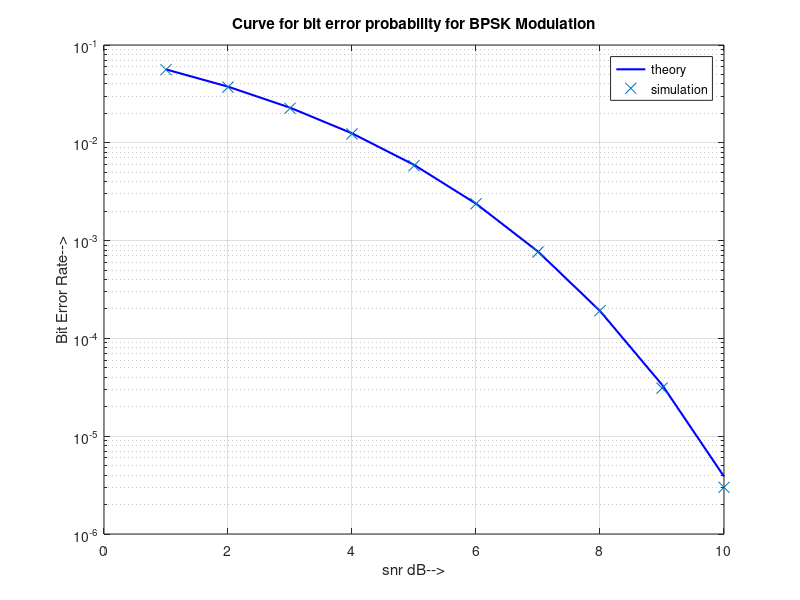

MATLAB code for this plot:
clc;
close all;
N = 10^6;
a = rand(1,N)>0.5;
s = 2*a-1;
snr_dB = 1:1:10;
snr_ratio = 10.^snr_dB/10;
n = 1/sqrt(2).*(randn(1,N)+1i*randn(1,N));
for i = 1:length(snr_dB)
    y = 10^(snr_dB(i)/20).*s + n;
    a_dec = real(y)>0;
    nErr(i) = size(find(a- a_dec),2);
end
simBer = nErr/N;
theoryBer = 0.5*erfc(sqrt(10.^(snr_dB/10)));
figure
semilogy(snr_dB,theoryBer,'b-','Linewidth',1.5);
hold on
semilogy(snr_dB,simBer,'x','MarkerSize',8);
%axis([-3 20 10^-6 0.5])
grid on
legend('theory', 'simulation');
xlabel('snr dB-->');
ylabel('Bit Error Rate-->');
title('Curve for bit error probability for BPSK Modulation');